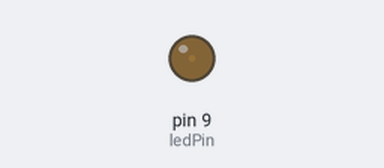
The sketch below on a simulated Arduino Uno, built with avr-gcc and run on an emulated ATmega328P. On the bench: output pins drawn as LEDs (lit = HIGH).

Above: at 0.05 s.
At 0.95 s:
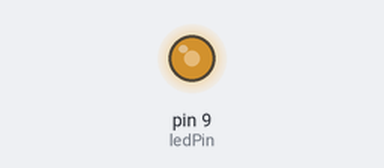
At 1.4 s:
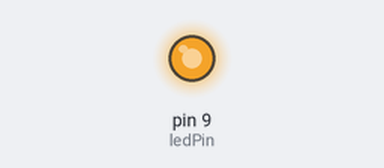
At 2.75 s:
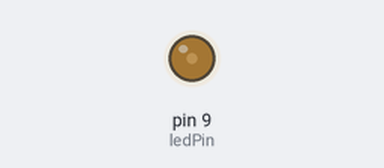
Timing chart, 0 to 7.2 s (numbered marks = the images above):
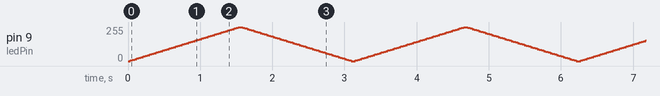

The sketch:

Arduino2.ino
```cpp
int ledPin = 9;

void setup() {
  // put your setup code here, to run once:
}

void loop() {
  // put your main code here, to run repeatedly:
  for(int value = 0; value <= 255;value += 5){
    analogWrite(ledPin,value);
    delay(30);
  }
  for(int value = 255; value >= 0;value -= 5){
    analogWrite(ledPin,value);
    delay(30);
  }
}
```
